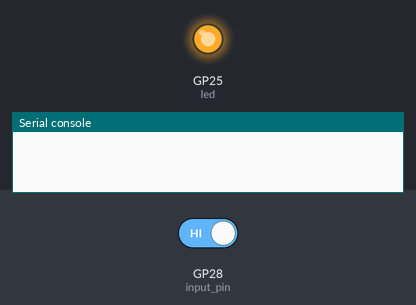
The program below on a simulated Raspberry Pi Pico running MicroPython. Parts: output pins drawn as LEDs (lit = HIGH), the last lines printed to the serial console. Inputs (shaded band) come from the test bench; at power-on: GP28 (input_pin) HIGH.

Above: at 0.1 s.
At 1.2 s:
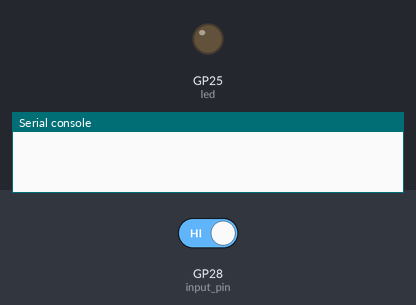
1.3 s: GP28 (input_pin) driven LOW
At 2.1 s:
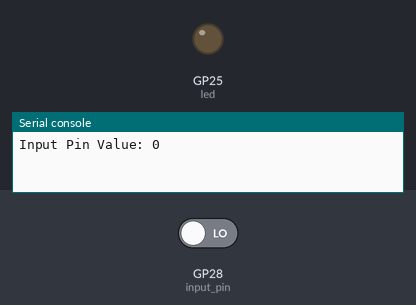
Timing chart, 0 to 4.3 s (numbered marks = the images above; inputs shaded):
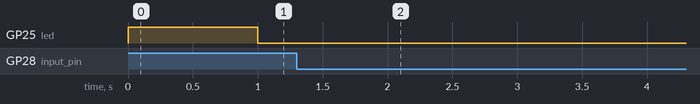

The program:

pico_OUTput_testing.py
```python
import machine
import time

led = machine.Pin("LED", machine.Pin.OUT)  # Assuming the LED is connected to GPIO pin 25

input_pin = machine.Pin(28, machine.Pin.IN)  # Assuming the input pin is connected to GPIO pin 1

blinking = True  # Flag to control LED blinking

def input_interrupt_handler(pin):
    global blinking
    print("Input Pin Value:", pin.value())
    blinking = not blinking  # Toggle the blinking flag

input_pin.irq(trigger=machine.Pin.IRQ_FALLING, handler=input_interrupt_handler)

while True:
    if blinking:
        led.value(1)
        time.sleep(1)
        led.value(0)
        time.sleep(1)
    else:
        led.value(0)  # LED is turned off
        time.sleep(0.1)  # Optional delay to avoid CPU load
```

Measured:
- after the input at 1.3 s, GP25 (led): stops changing and stays LOW
